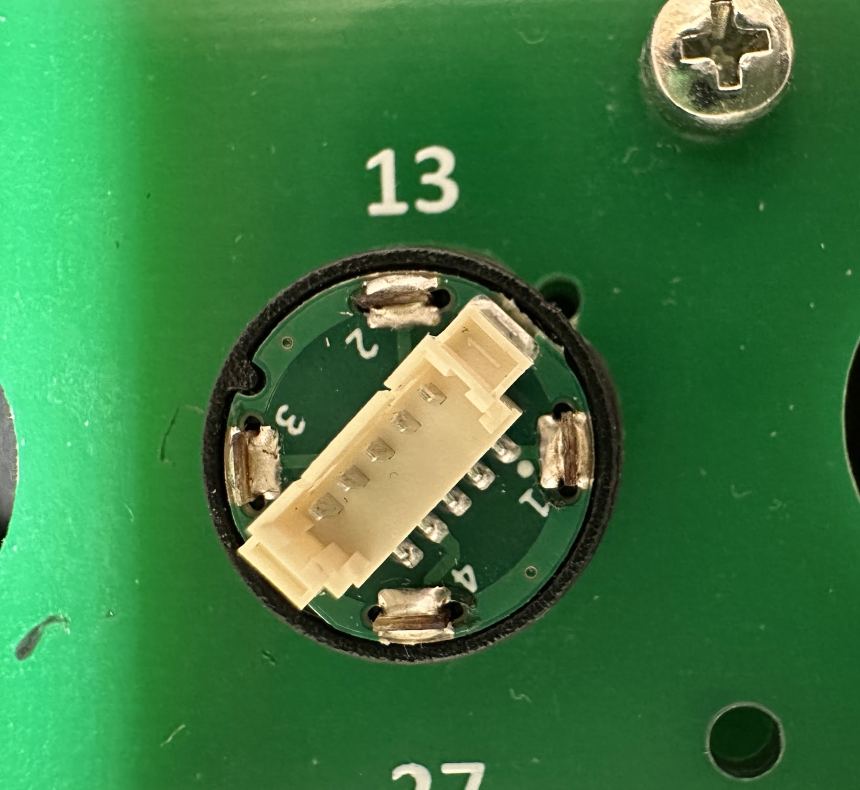
#> input picture sift/dataset/correct.png, 1720 x 1580 px (shown at 1/2 size)
$ python orient.py
#> lines starting #> are read from the running program, lines starting #| are printed output that depends on the picture; after the words box and inside, x2 and y2 are one past the last pixel; in counts of white or black regions, pixels touching at a corner belong together
import cv2
import matplotlib.pyplot as plt
import numpy as np
from sklearn.cluster import AgglomerativeClustering
from sklearn.neighbors import NearestCentroid


def sift_localize(img_truth, img_scene):
    """Localize `img_scene` to `img_truth` using SIFT."""

    # Initiate SIFT keypoint detector
    descriptor = cv2.SIFT_create()
    kp_truth, des_truth = descriptor.detectAndCompute(img_truth, None)
    kp_scene, des_scene = descriptor.detectAndCompute(img_scene, None)

    # FLANN parameters (trust me, otherwise this doesnt work according to doc for some reason)
    FLANN_INDEX_KDTREE = 1
    index_params = dict(algorithm=FLANN_INDEX_KDTREE, trees=5)
    search_params = dict(checks=50)
    feature_matcher = cv2.FlannBasedMatcher(index_params, search_params)

    matches = feature_matcher.knnMatch(des_scene, des_truth, k=2)
    nn_match_ratio = 0.7
    good_matches = [m for m, n in matches if m.distance < nn_match_ratio * n.distance]

    # homography using RANSAC
    if len(good_matches) < 10:
        raise ValueError(f"Length of good matches is {len(good_matches)}")

    truth_pts = np.float32([kp_truth[m.trainIdx].pt for m in good_matches]).reshape(-1, 1, 2)
    scene_pts = np.float32([kp_scene[m.queryIdx].pt for m in good_matches]).reshape(-1, 1, 2)

    homography, _ = cv2.findHomography(scene_pts, truth_pts, cv2.RANSAC, 5.0)
    img_corrected = cv2.warpPerspective(img_scene, homography, img_truth.shape)

    return img_corrected


def find_circles(img):
    """Find circles in img"""

    blurred = cv2.medianBlur(img, ksize=5)

    circles = cv2.HoughCircles(
        blurred,
        cv2.HOUGH_GRADIENT,
        1,  # inverse ratio of resolution
        20,  # min distance between detected centers
        param1=200,  # upper threshold for internal canny edge detector
        param2=100,  # threshold for center detection
        minRadius=100,
        maxRadius=0
    )
    if circles is None:
        return []

    circles = circles[0, :]
    return circles


UNIT_SQUARE_RADIUS = 220
EMPTY_HOLE_PERCENT = 0.3


def find_unit_coords_rough(img):
    """Find rough centroids to units in the board.

    Returns: list of (x, y) centroids
    """
    circles = find_circles(img)
    circles_no_radius = circles[:, 0:2]

    cluster_labels = AgglomerativeClustering(n_clusters=None, distance_threshold=150, metric="euclidean").fit_predict(
        circles_no_radius)
    cluster_centroids = NearestCentroid().fit(circles_no_radius, cluster_labels).centroids_

    units = []
    for x, y in np.uint16(np.around(cluster_centroids)):
        cropped = img[y - UNIT_SQUARE_RADIUS:y + UNIT_SQUARE_RADIUS, x - UNIT_SQUARE_RADIUS:x + UNIT_SQUARE_RADIUS]
        _, cropped_binarized = cv2.threshold(cropped, 128, 255, cv2.THRESH_BINARY | cv2.THRESH_OTSU)

        black_to_white_ratio = np.sum(cropped_binarized) / (255 * 4 * UNIT_SQUARE_RADIUS ** 2)

        if black_to_white_ratio < EMPTY_HOLE_PERCENT:
            units.append((x, y))

    return np.array(units)


TRUTH_LOCALIZATION = cv2.imread("dataset/correct.png", cv2.IMREAD_GRAYSCALE)
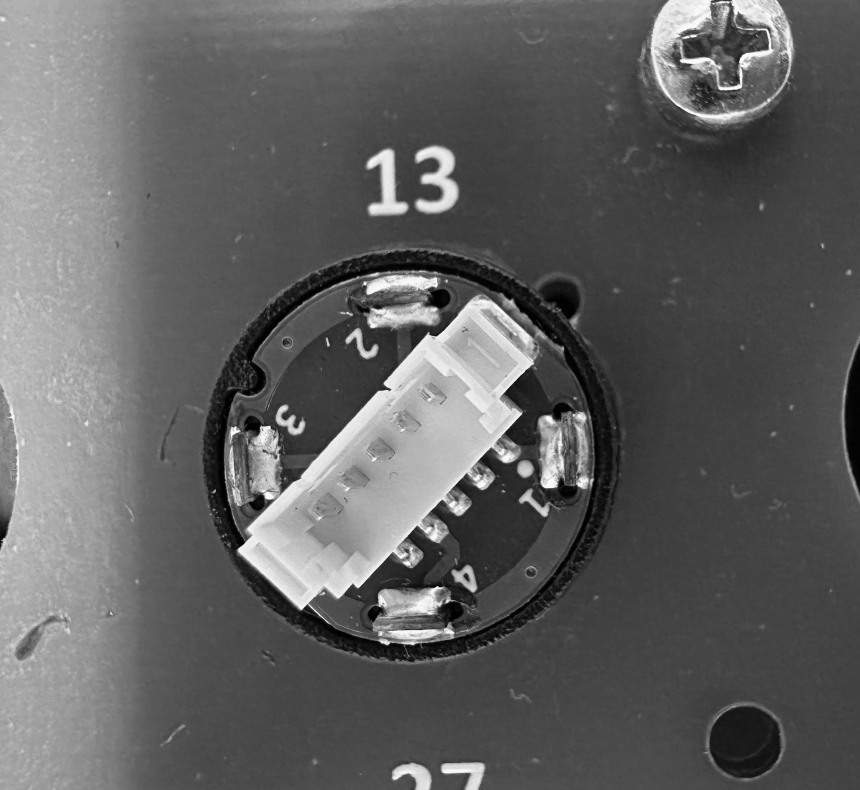
#> TRUTH_LOCALIZATION: shape (1580, 1720) (shown at 1/2 size); min 0, max 253, mean 96.3


def find_unit_imgs(img):
    """Get a list of cropped rotated images with the units in the board"""

    coords = find_unit_coords_rough(img)
    unit_imgs = []

    for x, y in coords:
        cropped = img[y - UNIT_SQUARE_RADIUS:y + UNIT_SQUARE_RADIUS, x - UNIT_SQUARE_RADIUS:x + UNIT_SQUARE_RADIUS]
        localized = cropped

        unit_imgs.append(localized)

    return unit_imgs


img_path = "dataset/cyrcle.png"
img = cv2.imread(img_path, cv2.IMREAD_GRAYSCALE)
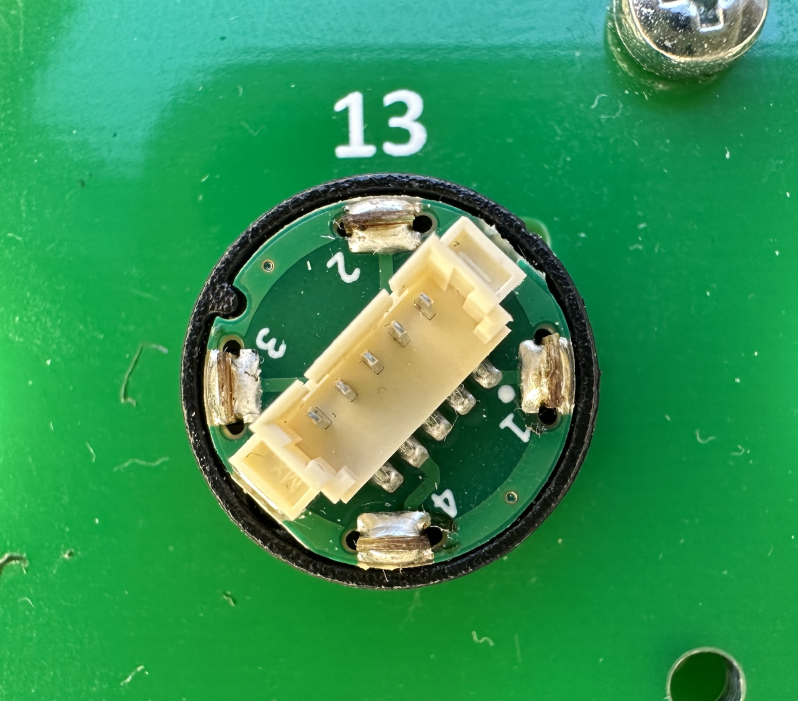
#> input picture sift/dataset/cyrcle.png, 1596 x 1402 px (shown at 1/2 size)
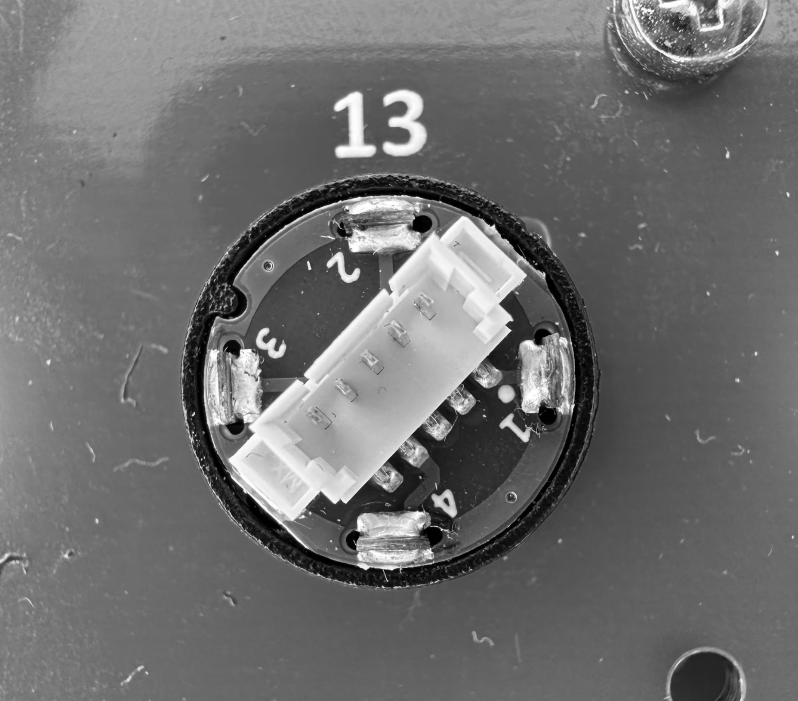
#> img: shape (1402, 1596) (shown at 1/2 size); min 0, max 255, mean 110.5
cv2.imwrite("output/sam11.png", img)
plt.imshow(img)
plt.show()

unit_imgs = find_unit_imgs(img)
#> in find_circles, `circles = cv2.HoughCircles( blurred, cv2.HOUGH_GRADIENT, 1,`: circles = 35 rows, first 8: [775.5, 763.5, 409.8], [760.5, 744.5, 388.9], [800.5, 791.5, 338.7], [801.5, 769.5, 394.9], [767.5, 784.5, 387.8], [805.5, 749.5, 381.8], [782.5, 737.5, 348.2], [750.5, 771.5, 386.7]
#> in find_unit_coords_rough, `circles_no_radius = circles[:, 0:2]`: circles_no_radius = 35 pairs, first value 698.5 to 865.5, second value 680.5 to 840.5
#> in find_unit_coords_rough, `cluster_labels = AgglomerativeClustering(n_clusters=None, distance_thr..`: cluster_labels = 35 values, max 3 at index 10, min 0 at index 2, mean 1.46
#> in find_unit_coords_rough, `cluster_centroids = NearestCentroid().fit(circles_no_radius, cluster_l..`: cluster_centroids = [[753.3, 792.5], [785.6, 745.7], [727.7, 711.4], [830.9, 816.4]]
#> the loop in find_unit_coords_rough, `for x, y in np.uint16(np.around(cluster_centroids)):` made 4 passes
#> (x, y, black_to_white_ratio) on passes 1 to 4: (753, 792, 0.662), (786, 746, 0.669), (728, 711, 0.649), (831, 816, 0.592)
#> pass 1, in find_unit_coords_rough, `cropped = img[y - UNIT_SQUARE_RADIUS:y + UNIT_SQUARE_RADIUS, x - UNIT_..`:
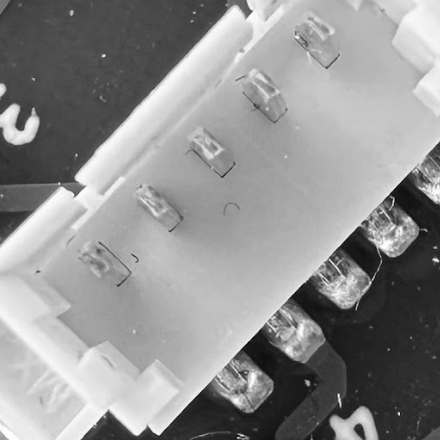
#> cropped: shape (440, 440); min 2, max 254, mean 145.3
#> pass 1, in find_unit_coords_rough, `_, cropped_binarized = cv2.threshold(cropped, 128, 255, cv2.THRESH_BIN..`:
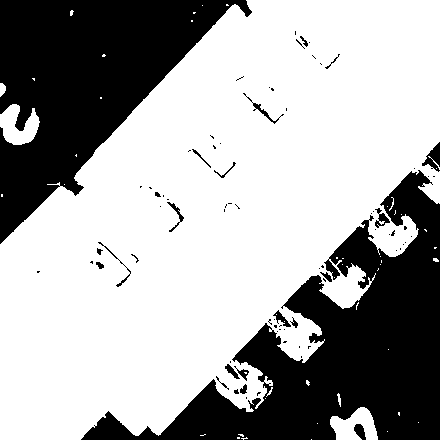
#> cropped_binarized: shape (440, 440); 66.2% white; 79 black regions (57 under 20 px), largest, box (x1, y1, x2, y2) and area: (81, 170, 440, 440) 34813, (0, 0, 252, 244) 28892, (422, 142, 440, 172) 258
#> pass 2, in find_unit_coords_rough, `_, cropped_binarized = cv2.threshold(cropped, 128, 255, cv2.THRESH_BIN..`:
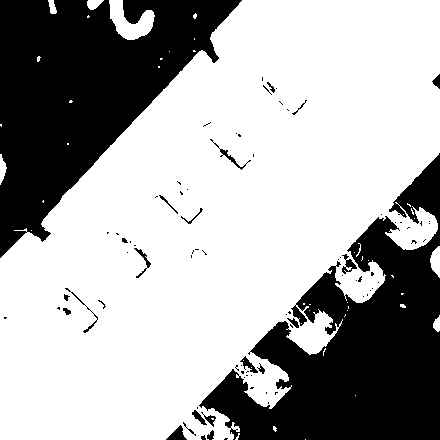
#> cropped_binarized: shape (440, 440); 66.9% white; 84 black regions (62 under 20 px), largest, box (x1, y1, x2, y2) and area: (0, 0, 242, 258) 31359, (199, 153, 440, 440) 31064, (166, 425, 187, 440) 156
#> after the loop in find_unit_coords_rough, `for x, y in np.uint16(np.around(cluster_centroids)):`:
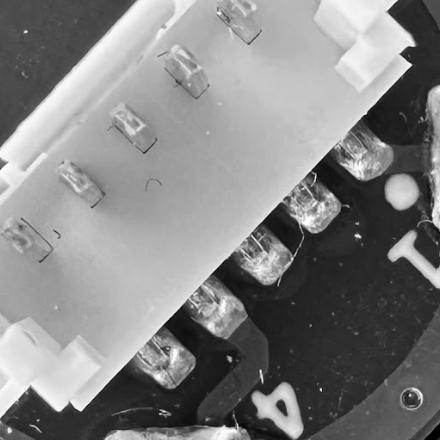
#> cropped: shape (440, 440); min 0, max 253, mean 131.6
#> after the loop in find_unit_coords_rough, `for x, y in np.uint16(np.around(cluster_centroids)):`: units = []
#> in find_unit_imgs, `coords = find_unit_coords_rough(img)`: coords = empty array
#> after the loop in find_unit_imgs, `for x, y in coords:`: unit_imgs = []
#> unit_imgs = []

for unit in unit_imgs:
    #cv2.imwrite("output/sam1.png", unit)
    plt.imshow(unit, cmap="gray")
    plt.show()
#> this loop made 0 passes
